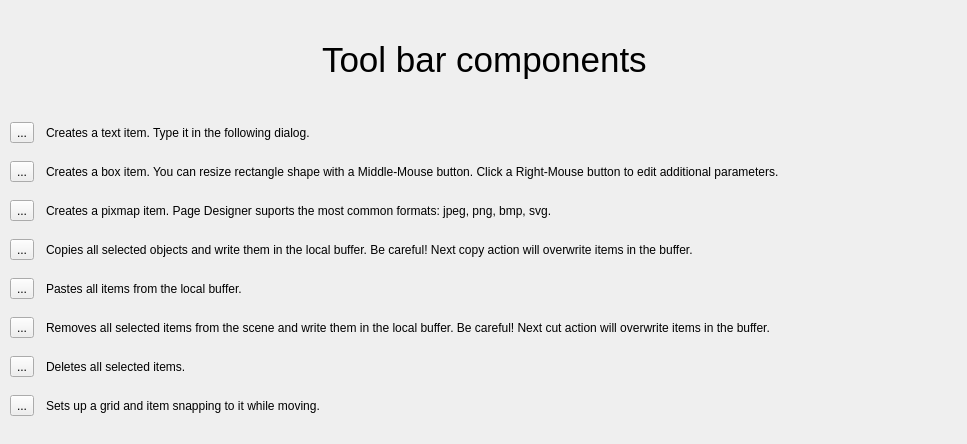
<?xml version="1.0" encoding="UTF-8"?>
<ui version="4.0">
 <class>WizardPage</class>
 <widget class="QWizardPage" name="WizardPage">
  <property name="geometry">
   <rect>
    <x>0</x>
    <y>0</y>
    <width>967</width>
    <height>444</height>
   </rect>
  </property>
  <property name="minimumSize">
   <size>
    <width>967</width>
    <height>444</height>
   </size>
  </property>
  <property name="baseSize">
   <size>
    <width>967</width>
    <height>444</height>
   </size>
  </property>
  <property name="windowTitle">
   <string notr="true">Introduction tutorial</string>
  </property>
  <property name="locale">
   <locale language="English" country="UnitedStates"/>
  </property>
  <property name="title">
   <string/>
  </property>
  <attribute name="pageId">
   <string notr="true"/>
  </attribute>
  <widget class="QWidget" name="gridLayoutWidget">
   <property name="geometry">
    <rect>
     <x>10</x>
     <y>110</y>
     <width>951</width>
     <height>321</height>
    </rect>
   </property>
   <layout class="QGridLayout" name="gridLayout">
    <item row="0" column="2">
     <widget class="QLabel" name="label">
      <property name="text">
       <string>Creates a text item. Type it in the following dialog.</string>
      </property>
     </widget>
    </item>
    <item row="1" column="2">
     <widget class="QLabel" name="label_2">
      <property name="text">
       <string>Creates a box item. You can resize rectangle shape with a Middle-Mouse button. Click a Right-Mouse button to edit additional parameters.</string>
      </property>
     </widget>
    </item>
    <item row="5" column="0">
     <widget class="QToolButton" name="toolButton_6">
      <property name="text">
       <string>...</string>
      </property>
      <property name="icon">
       <iconset>
        <normaloff>../../stylesheets/toolbar/cut.svg</normaloff>../../stylesheets/toolbar/cut.svg</iconset>
      </property>
     </widget>
    </item>
    <item row="3" column="2">
     <widget class="QLabel" name="label_4">
      <property name="text">
       <string>Copies all selected objects and write them in the local buffer. Be careful! Next copy action will overwrite items in the buffer.</string>
      </property>
     </widget>
    </item>
    <item row="0" column="0">
     <widget class="QToolButton" name="toolButton">
      <property name="locale">
       <locale language="English" country="UnitedStates"/>
      </property>
      <property name="text">
       <string>...</string>
      </property>
      <property name="icon">
       <iconset>
        <normaloff>../../stylesheets/toolbar/addText.svg</normaloff>../../stylesheets/toolbar/addText.svg</iconset>
      </property>
     </widget>
    </item>
    <item row="4" column="0">
     <widget class="QToolButton" name="toolButton_5">
      <property name="text">
       <string>...</string>
      </property>
      <property name="icon">
       <iconset>
        <normaloff>../../stylesheets/toolbar/paste.svg</normaloff>../../stylesheets/toolbar/paste.svg</iconset>
      </property>
     </widget>
    </item>
    <item row="1" column="0">
     <widget class="QToolButton" name="toolButton_2">
      <property name="text">
       <string>...</string>
      </property>
      <property name="icon">
       <iconset>
        <normaloff>../../stylesheets/toolbar/addBox.svg</normaloff>../../stylesheets/toolbar/addBox.svg</iconset>
      </property>
     </widget>
    </item>
    <item row="2" column="2">
     <widget class="QLabel" name="label_3">
      <property name="text">
       <string>Creates a pixmap item. Page Designer suports the most common formats: jpeg, png, bmp, svg.</string>
      </property>
     </widget>
    </item>
    <item row="4" column="2">
     <widget class="QLabel" name="label_5">
      <property name="text">
       <string>Pastes all items from the local buffer. </string>
      </property>
     </widget>
    </item>
    <item row="6" column="0">
     <widget class="QToolButton" name="toolButton_7">
      <property name="text">
       <string>...</string>
      </property>
      <property name="icon">
       <iconset>
        <normaloff>../../stylesheets/toolbar/delete.svg</normaloff>../../stylesheets/toolbar/delete.svg</iconset>
      </property>
     </widget>
    </item>
    <item row="6" column="2">
     <widget class="QLabel" name="label_7">
      <property name="text">
       <string>Deletes all selected items.</string>
      </property>
     </widget>
    </item>
    <item row="3" column="0">
     <widget class="QToolButton" name="toolButton_4">
      <property name="text">
       <string>...</string>
      </property>
      <property name="icon">
       <iconset>
        <normaloff>../../stylesheets/toolbar/copy.svg</normaloff>../../stylesheets/toolbar/copy.svg</iconset>
      </property>
     </widget>
    </item>
    <item row="5" column="2">
     <widget class="QLabel" name="label_6">
      <property name="text">
       <string>Removes all selected items from the scene and write them in the local buffer. Be careful! Next cut action will overwrite items in the buffer.</string>
      </property>
     </widget>
    </item>
    <item row="7" column="2">
     <widget class="QLabel" name="label_8">
      <property name="text">
       <string>Sets up a grid and item snapping to it while moving. </string>
      </property>
     </widget>
    </item>
    <item row="7" column="0">
     <widget class="QToolButton" name="toolButton_8">
      <property name="text">
       <string>...</string>
      </property>
      <property name="icon">
       <iconset>
        <normaloff>../../stylesheets/toolbar/snap.svg</normaloff>../../stylesheets/toolbar/snap.svg</iconset>
      </property>
     </widget>
    </item>
    <item row="2" column="0">
     <widget class="QToolButton" name="toolButton_3">
      <property name="text">
       <string>...</string>
      </property>
      <property name="icon">
       <iconset>
        <normaloff>../../stylesheets/toolbar/addPixmap.svg</normaloff>../../stylesheets/toolbar/addPixmap.svg</iconset>
      </property>
     </widget>
    </item>
    <item row="0" column="1">
     <spacer name="horizontalSpacer">
      <property name="orientation">
       <enum>Qt::Horizontal</enum>
      </property>
      <property name="sizeType">
       <enum>QSizePolicy::Fixed</enum>
      </property>
      <property name="sizeHint" stdset="0">
       <size>
        <width>6</width>
        <height>20</height>
       </size>
      </property>
     </spacer>
    </item>
   </layout>
  </widget>
  <widget class="QWidget" name="verticalLayoutWidget">
   <property name="geometry">
    <rect>
     <x>9</x>
     <y>20</y>
     <width>951</width>
     <height>80</height>
    </rect>
   </property>
   <layout class="QVBoxLayout" name="verticalLayout">
    <item alignment="Qt::AlignHCenter|Qt::AlignVCenter">
     <widget class="QLabel" name="label_9">
      <property name="font">
       <font>
        <pointsize>26</pointsize>
       </font>
      </property>
      <property name="text">
       <string>Tool bar components</string>
      </property>
     </widget>
    </item>
   </layout>
  </widget>
 </widget>
 <resources/>
 <connections/>
</ui>
